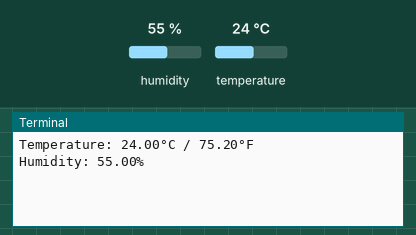
Recording of a program running on a simulated Raspberry Pi (BCM pin numbers). Parts: the last lines printed to the terminal. The test bench sets the inputs (shaded band); at power-on: humidity 55 %, temperature 24 °C.

Above: at 1.2 s.
1.3 s: humidity set to 22 %
At 2.5 s:
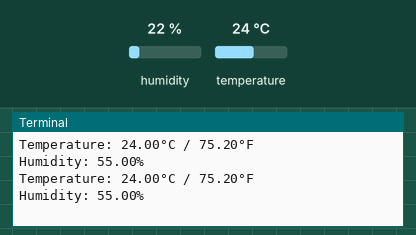
3.0 s: temperature set to 12 °C
At 4.5 s:
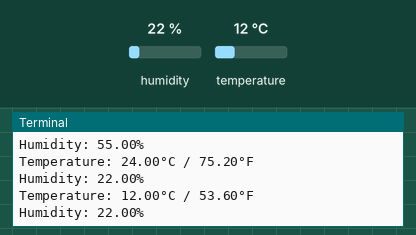
4.7 s: humidity set to 40 %
At 6.3 s:
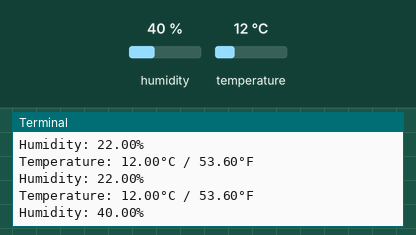
Timing chart, 0 to 7.8 s (numbered marks = the images above; inputs shaded):
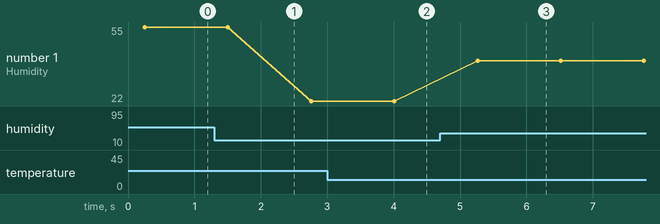

The program:

temp.py
```python
import time
import board
import adafruit_dht

# Initialize the DHT device, with data pin connected to:
# - GPIO 4 (as per [1] and [4])
# - GPIO 17 (as per [5], alternative)
dht_device = adafruit_dht.DHT11(board.D4)  # Use board.D17 for GPIO 17

while True:
    try:
        # Print the values to the serial port
        temperature_c = dht_device.temperature
        temperature_f = temperature_c * (9 / 5) + 32
        humidity = dht_device.humidity

        print("Temperature: {:.2f}°C / {:.2f}°F".format(temperature_c, temperature_f))
        print("Humidity: {:.2f}%".format(humidity))

    except Exception as e:
        print("Error: {}".format(e))

    time.sleep(1)  # Wait 1 second before taking the next reading
```

Measured:
- after the input at 3.0 s, the terminal: prints a new line after 1.0 s (image 2)
- after the input at 4.7 s, the terminal: prints a new line after 0.56 s (image 3)
- plotted number 1: 55 → 22 after the input at 1.3 s, 22 → 40 after the input at 4.7 s
